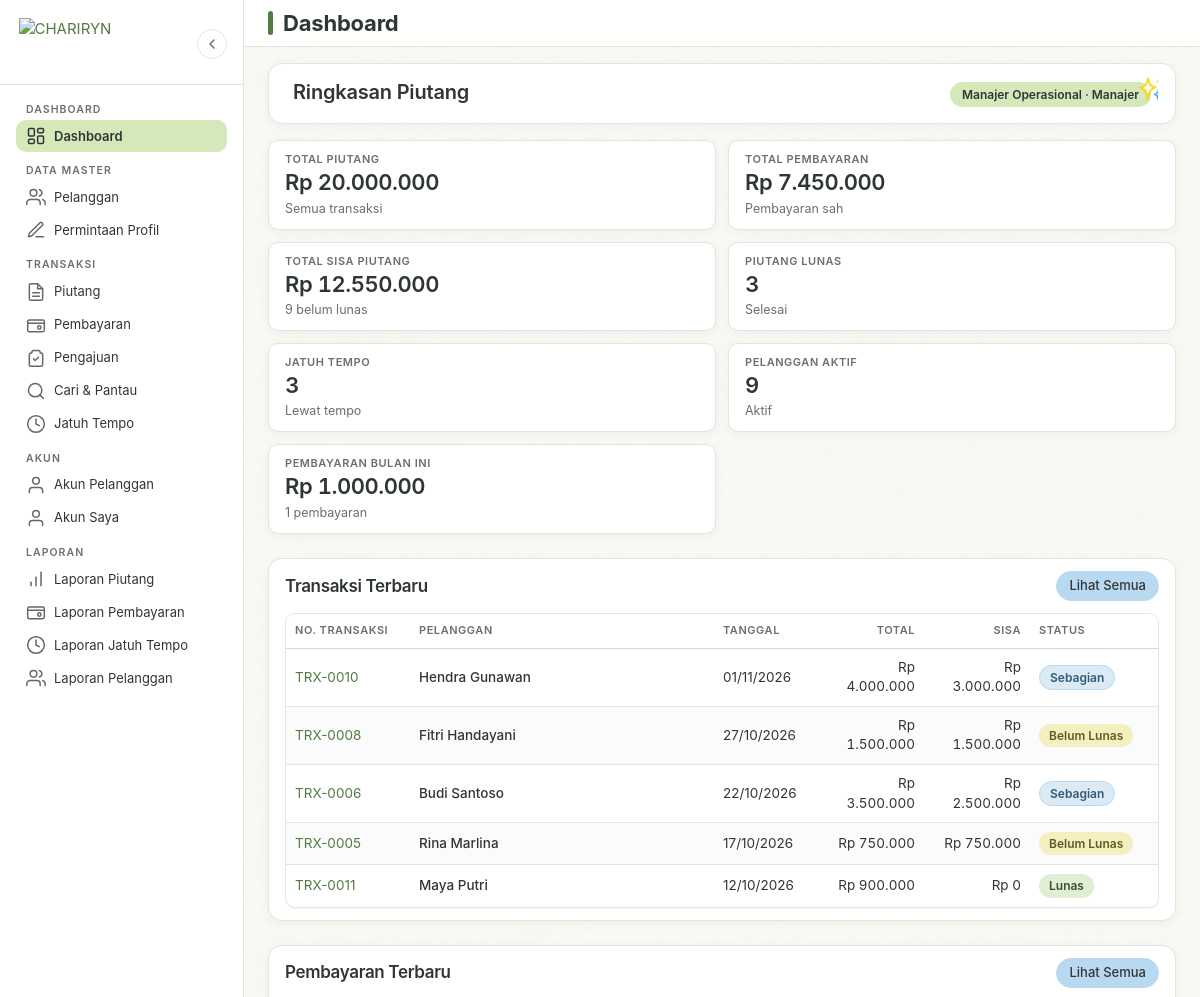
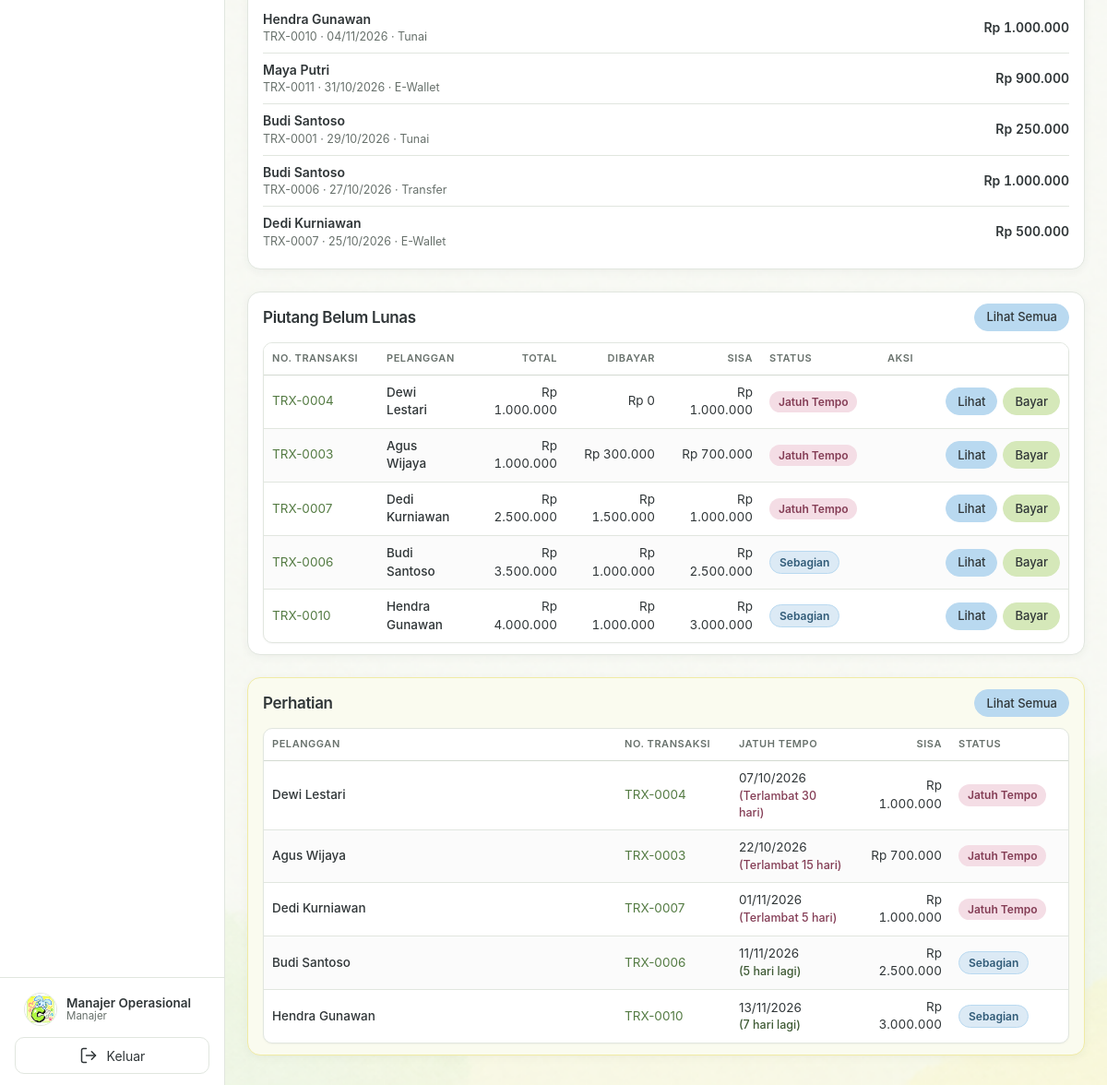
The page /dashboard/index.php (signed in) on the database its author committed (2 pictures, top to bottom).
### tables this page shows
CREATE TABLE IF NOT EXISTS users (
    id_user INT UNSIGNED NOT NULL AUTO_INCREMENT,
    id_pelanggan INT UNSIGNED NULL,
    username VARCHAR(50) NOT NULL,
    password VARCHAR(255) NOT NULL,
    nama VARCHAR(100) NOT NULL,
    role ENUM('pemilik', 'manajer', 'pelanggan') NOT NULL DEFAULT 'manajer',
    status ENUM('belum aktif', 'aktif', 'nonaktif') NOT NULL DEFAULT 'belum aktif',
    token_aktivasi VARCHAR(64) NULL,
    token_aktivasi_berakhir DATETIME NULL,
    created_at DATETIME NOT NULL DEFAULT CURRENT_TIMESTAMP,
    updated_at DATETIME NOT NULL DEFAULT CURRENT_TIMESTAMP ON UPDATE CURRENT_TIMESTAMP,
    PRIMARY KEY (id_user),
    UNIQUE KEY uq_users_username (username),
    UNIQUE KEY uq_users_pelanggan (id_pelanggan),
    KEY idx_users_role_status (role, status),
    CONSTRAINT fk_users_pelanggan
        FOREIGN KEY (id_pelanggan) REFERENCES pelanggan (id_pelanggan)
        ON DELETE CASCADE ON UPDATE CASCADE
);

CREATE TABLE IF NOT EXISTS piutang (
    id_piutang INT UNSIGNED NOT NULL AUTO_INCREMENT,
    id_pelanggan INT UNSIGNED NOT NULL,
    no_transaksi VARCHAR(30) NOT NULL,
    tanggal_transaksi DATE NOT NULL,
    total_piutang DECIMAL(15,2) NOT NULL,
    jumlah_dibayar DECIMAL(15,2) NOT NULL DEFAULT 0.00,
    sisa_piutang DECIMAL(15,2) NOT NULL,
    jatuh_tempo DATE NOT NULL,
    status ENUM('Belum Lunas', 'Sebagian', 'Lunas', 'Jatuh Tempo') NOT NULL DEFAULT 'Belum Lunas',
    keterangan TEXT NULL,
    created_at DATETIME NOT NULL DEFAULT CURRENT_TIMESTAMP,
    updated_at DATETIME NOT NULL DEFAULT CURRENT_TIMESTAMP ON UPDATE CURRENT_TIMESTAMP,
    PRIMARY KEY (id_piutang),
    UNIQUE KEY uq_piutang_no_transaksi (no_transaksi),
    KEY idx_piutang_pelanggan (id_pelanggan),
    KEY idx_piutang_tanggal (tanggal_transaksi),
    KEY idx_piutang_jatuh_tempo (jatuh_tempo),
    KEY idx_piutang_status (status),
    KEY idx_piutang_status_tempo (status, jatuh_tempo),
    CONSTRAINT fk_piutang_pelanggan
        FOREIGN KEY (id_pelanggan) REFERENCES pelanggan (id_pelanggan)
        ON DELETE RESTRICT ON UPDATE CASCADE
);

CREATE TABLE IF NOT EXISTS pelanggan (
    id_pelanggan INT UNSIGNED NOT NULL AUTO_INCREMENT,
    kode_pelanggan VARCHAR(20) NOT NULL,
    nama_pelanggan VARCHAR(100) NOT NULL,
    alamat TEXT NULL,
    no_hp VARCHAR(20) NULL,
    email VARCHAR(100) NULL,
    status ENUM('aktif', 'nonaktif') NOT NULL DEFAULT 'aktif',
    created_at DATETIME NOT NULL DEFAULT CURRENT_TIMESTAMP,
    updated_at DATETIME NOT NULL DEFAULT CURRENT_TIMESTAMP ON UPDATE CURRENT_TIMESTAMP,
    PRIMARY KEY (id_pelanggan),
    UNIQUE KEY uq_pelanggan_kode (kode_pelanggan),
    KEY idx_pelanggan_nama (nama_pelanggan),
    KEY idx_pelanggan_status (status)
);

CREATE TABLE IF NOT EXISTS pembayaran (
    id_pembayaran INT UNSIGNED NOT NULL AUTO_INCREMENT,
    id_piutang INT UNSIGNED NOT NULL,
    tanggal_pembayaran DATE NOT NULL,
    jumlah_bayar DECIMAL(15,2) NOT NULL,
    metode_pembayaran ENUM('Tunai', 'Transfer', 'E-Wallet') NOT NULL,
    keterangan TEXT NULL,
    status ENUM('berlaku', 'dibatalkan') NOT NULL DEFAULT 'berlaku',
    alasan_pembatalan TEXT NULL,
    dibatalkan_at DATETIME NULL,
    created_at DATETIME NOT NULL DEFAULT CURRENT_TIMESTAMP,
    updated_at DATETIME NOT NULL DEFAULT CURRENT_TIMESTAMP ON UPDATE CURRENT_TIMESTAMP,
    PRIMARY KEY (id_pembayaran),
    KEY idx_pembayaran_piutang (id_piutang),
    KEY idx_pembayaran_tanggal (tanggal_pembayaran),
    KEY idx_pembayaran_status (status),
    CONSTRAINT fk_pembayaran_piutang
        FOREIGN KEY (id_piutang) REFERENCES piutang (id_piutang)
        ON DELETE RESTRICT ON UPDATE CASCADE
);

### dashboard/index.php (the view, shortened to what the rows shown need)
<?php
requireManajer();
require_once BASE_PATH . '/includes/kepala.php';
$pdo = koneksiDatabase();
$transaksiTerbaru = $pdo->query(
    'SELECT p.id_piutang, p.no_transaksi, p.tanggal_transaksi, p.total_piutang,
            p.sisa_piutang, p.status, p.jatuh_tempo, pl.nama_pelanggan
     FROM piutang AS p
     JOIN pelanggan AS pl ON pl.id_pelanggan = p.id_pelanggan
     ORDER BY p.tanggal_transaksi DESC, p.id_piutang DESC
     LIMIT 5'
)->fetchAll();
$piutangBelumLunas = $pdo->query(
    'SELECT p.id_piutang, p.no_transaksi, p.total_piutang, p.jumlah_dibayar,
            p.sisa_piutang, p.status, p.jatuh_tempo, pl.nama_pelanggan
     FROM piutang AS p
     JOIN pelanggan AS pl ON pl.id_pelanggan = p.id_pelanggan
     WHERE p.status <> \'Lunas\'
     ORDER BY p.jatuh_tempo ASC, p.id_piutang DESC
     LIMIT 5'
)->fetchAll();
$pembayaranTerbaru = $pdo->query(
    'SELECT b.id_pembayaran, b.tanggal_pembayaran, b.jumlah_bayar, b.metode_pembayaran,
            b.status, p.no_transaksi, pl.nama_pelanggan
     FROM pembayaran AS b
     JOIN piutang AS p ON p.id_piutang = b.id_piutang
     JOIN pelanggan AS pl ON pl.id_pelanggan = p.id_pelanggan
     ORDER BY b.tanggal_pembayaran DESC, b.id_pembayaran DESC
     LIMIT 5'
)->fetchAll();
$perhatianTempo = $pdo->query(
    'SELECT p.id_piutang, p.no_transaksi, p.jatuh_tempo, p.sisa_piutang, p.status,
            pl.nama_pelanggan
     FROM piutang AS p
     JOIN pelanggan AS pl ON pl.id_pelanggan = p.id_pelanggan
     WHERE p.status <> \'Lunas\'
       AND p.jatuh_tempo <= DATE_ADD(CURDATE(), INTERVAL 7 DAY)
     ORDER BY p.jatuh_tempo ASC
     LIMIT 5'
)->fetchAll();
?>
<?php
$namaPengguna = (string) (userSaatIni()['nama'] ?? 'Pengguna');
$labelPeran = labelRole(roleUser());
?>
<section class="dasbor-kepala">
    <div class="dasbor-kepala-teks">
        <h2>Ringkasan Piutang</h2>
    </div>
    <div class="dasbor-kepala-meta">
        <span class="chip-peran"><?= e($namaPengguna) ?> &middot; <?= e($labelPeran) ?></span>
    </div>
</section>
<section class="kartu-panel mb-lg" aria-label="Transaksi terbaru">
    <?php if ($transaksiTerbaru === []): ?>
        <p class="keadaan-kosong">Belum ada transaksi.</p>
    <?php else: ?>
        <div class="table-wrapper">
            <table class="tabel">
                <thead>
                    <tr>
                        <th class="col-kode">No. Transaksi</th>
                        <th class="col-nama">Pelanggan</th>
                        <th class="col-tanggal">Tanggal</th>
                        <th class="angka col-angka">Total</th>
                        <th class="angka col-angka">Sisa</th>
                        <th class="col-status">Status</th>
                    </tr>
                </thead>
                <tbody>
                    <?php foreach ($transaksiTerbaru as $baris): ?>
                        <tr>
                            <td><a href="<?= BASE_URL ?>piutang/detail.php?id=<?= (int) $baris['id_piutang'] ?>"><?= e((string) $baris['no_transaksi']) ?></a></td>
                            <td class="tabel-nama"><?= e((string) $baris['nama_pelanggan']) ?></td>
                            <td><?= e(formatTanggalIndonesia((string) $baris['tanggal_transaksi'])) ?></td>
                            <td class="angka"><?= e(formatRupiah($baris['total_piutang'])) ?></td>
                            <td class="angka"><?= e(formatRupiah($baris['sisa_piutang'])) ?></td>
                            <td><?= badgeStatus((string) $baris['status']) ?></td>
                        </tr>
                    <?php endforeach; ?>
                </tbody>
            </table>
        </div>
    <?php endif; ?>
</section>
<section class="kartu-panel mb-lg" aria-label="Pembayaran terbaru">
        <?php if ($pembayaranTerbaru === []): ?>
            <p class="keadaan-kosong">Belum ada pembayaran.</p>
        <?php else: ?>
            <ul class="daftar-pembayaran">
                <?php foreach ($pembayaranTerbaru as $baris): ?>
                    <li>
                        <div class="daftar-teks">
                            <span class="daftar-judul"><?= e($baris['nama_pelanggan']) ?></span>
                            <span class="teks-kecil"><?= e($baris['no_transaksi']) ?> &middot; <?= e(formatTanggalIndonesia((string) $baris['tanggal_pembayaran'])) ?> &middot; <?= e((string) $baris['metode_pembayaran']) ?></span>
                        </div>
                        <span class="daftar-nilai"><?= e(formatRupiah($baris['jumlah_bayar'])) ?></span>
                    </li>
                <?php endforeach; ?>
            </ul>
        <?php endif; ?>
</section>
<?php if ($piutangBelumLunas === []): ?>
    <section class="kartu-panel" aria-label="Piutang belum lunas">
        <div class="kartu-judul">
            <h3>Piutang Belum Lunas</h3>
            <a class="btn btn-sekunder btn-kecil" href="<?= BASE_URL ?>piutang/index.php">Lihat Semua</a>
        </div>
        <p class="keadaan-kosong">Semua piutang sudah lunas.</p>
    </section>
<?php else: ?>
    <section class="kartu-panel mb-lg" aria-label="Piutang belum lunas">
        <div class="table-wrapper">
            <table class="tabel">
                <thead>
                    <tr>
                        <th class="col-kode">No. Transaksi</th>
                        <th class="col-nama">Pelanggan</th>
                        <th class="angka col-angka">Total</th>
                        <th class="angka col-angka">Dibayar</th>
                        <th class="angka col-angka">Sisa</th>
                        <th class="col-status">Status</th>
                        <th class="kanan col-aksi">Aksi</th>
                    </tr>
                </thead>
                <tbody>
                    <?php foreach ($piutangBelumLunas as $baris): ?>
                        <tr>
                            <td><a href="<?= BASE_URL ?>piutang/detail.php?id=<?= (int) $baris['id_piutang'] ?>" data-modal data-judul="Histori Piutang <?= e($baris['no_transaksi']) ?>"><?= e($baris['no_transaksi']) ?></a></td>
                            <td class="tabel-nama"><?= e($baris['nama_pelanggan']) ?></td>
                            <td class="angka"><?= e(formatRupiah($baris['total_piutang'])) ?></td>
                            <td class="angka"><?= e(formatRupiah($baris['jumlah_dibayar'])) ?></td>
                            <td class="angka"><?= e(formatRupiah($baris['sisa_piutang'])) ?></td>
                            <td><?= badgeStatus((string) $baris['status']) ?></td>
                            <td class="kanan">
                                <div class="grup-aksi">
                                    <a class="btn btn-sekunder btn-kecil" href="<?= BASE_URL ?>piutang/detail.php?id=<?= (int) $baris['id_piutang'] ?>" data-modal data-judul="Histori Piutang <?= e($baris['no_transaksi']) ?>">Lihat</a>
                                    <a class="btn btn-primer btn-kecil" href="<?= BASE_URL ?>pembayaran/tambah.php?id_piutang=<?= (int) $baris['id_piutang'] ?>" data-modal data-judul="Catat Pembayaran <?= e($baris['no_transaksi']) ?>">Bayar</a>
                                </div>
                            </td>
                        </tr>
                    <?php endforeach; ?>
                </tbody>
            </table>
        </div>
    </section>
<?php endif; ?>
<?php if ($perhatianTempo !== []): ?>
    <section class="kartu-panel strip-perhatian" aria-label="Perhatian jatuh tempo">
        <div class="table-wrapper">
            <table class="tabel">
                <thead>
                    <tr>
                        <th class="col-nama">Pelanggan</th>
                        <th class="col-kode">No. Transaksi</th>
                        <th class="col-tempo">Jatuh Tempo</th>
                        <th class="angka col-angka">Sisa</th>
                        <th class="col-status">Status</th>
                    </tr>
                </thead>
                <tbody>
                    <?php foreach ($perhatianTempo as $baris): ?>
                        <?php
                            $selisih = selisihHariDariHariIni((string) $baris['jatuh_tempo']);
                            if ($selisih > 0) {
                                $labelTempo = 'Terlambat ' . $selisih . ' hari';
                                $kelasTempo = 'lewat';
                            } elseif ($selisih === 0) {
                                $labelTempo = 'Hari ini';
                                $kelasTempo = '';
                            } else {
                                $labelTempo = abs($selisih) . ' hari lagi';
                                $kelasTempo = abs($selisih) <= 7 ? 'segera' : '';
                            }
                        ?>
                        <tr>
                            <td class="tabel-nama"><?= e($baris['nama_pelanggan']) ?></td>
                            <td><a href="<?= BASE_URL ?>piutang/detail.php?id=<?= (int) $baris['id_piutang'] ?>" data-modal data-judul="Histori Piutang <?= e($baris['no_transaksi']) ?>"><?= e($baris['no_transaksi']) ?></a></td>
                            <td><?= e(formatTanggalIndonesia((string) $baris['jatuh_tempo'])) ?> <span class="label-tempo <?= e($kelasTempo) ?>">(<?= e($labelTempo) ?>)</span></td>
                            <td class="angka"><?= e(formatRupiah($baris['sisa_piutang'])) ?></td>
                            <td><?= badgeStatus((string) $baris['status']) ?></td>
                        </tr>
                    <?php endforeach; ?>
                </tbody>
            </table>
        </div>
    </section>
<?php endif; ?>
<?php require_once BASE_PATH . '/includes/footer.php'; ?>

### includes/sidebar.php (shortened to what the rows shown need)
<?php
$peran_sidebar = roleUser();
?>
<aside class="sidebar" id="sidebar">
<?php
$nama_profil = (string) (userSaatIni()['nama'] ?? 'Pengguna');
$label_role_profil = labelRole($peran_sidebar);
?>
    <div class="sidebar-kaki">
        <div class="profil-ringkas">
            <div class="profil-info">
                <span class="nama-user"><?= e($nama_profil) ?></span>
                <span class="role-user"><?= e($label_role_profil) ?></span>
            </div>
        </div>
    </div>
</aside>

### helpers/piutang.php (shortened to what the rows shown need)
<?php
function badgeStatus(string $status): string
{
    $kelas = match ($status) {
        'Lunas' => 'badge-lunas',
        'Sebagian' => 'badge-sebagian',
        'Jatuh Tempo' => 'badge-jatuh-tempo',
        default => 'badge-belum-lunas',
    };
    return '<span class="badge ' . $kelas . '">' . e($status) . '</span>';
}

### rows shown on the page
users: nama "Manajer Operasional"
piutang: no_transaksi "TRX-0010", id_pelanggan.nama_pelanggan "Hendra Gunawan", tanggal_transaksi "01/11/2026", total_piutang "Rp 4.000.000", sisa_piutang "Rp 3.000.000", status "Sebagian", jumlah_dibayar "Rp 1.000.000", jatuh_tempo "13/11/2026", jatuh_tempo "7 hari lagi"
piutang: no_transaksi "TRX-0008", id_pelanggan.nama_pelanggan "Fitri Handayani", tanggal_transaksi "27/10/2026", total_piutang "Rp 1.500.000", sisa_piutang "Rp 1.500.000", status "Belum Lunas"
piutang: no_transaksi "TRX-0006", id_pelanggan.nama_pelanggan "Budi Santoso", tanggal_transaksi "22/10/2026", total_piutang "Rp 3.500.000", sisa_piutang "Rp 2.500.000", status "Sebagian", jumlah_dibayar "Rp 1.000.000", jatuh_tempo "11/11/2026", jatuh_tempo "5 hari lagi"
piutang: no_transaksi "TRX-0005", id_pelanggan.nama_pelanggan "Rina Marlina", tanggal_transaksi "17/10/2026", total_piutang "Rp 750.000", sisa_piutang "Rp 750.000", status "Belum Lunas"
piutang: no_transaksi "TRX-0011", id_pelanggan.nama_pelanggan "Maya Putri", tanggal_transaksi "12/10/2026", total_piutang "Rp 900.000", sisa_piutang "Rp 0", status "Lunas"
pembayaran: pelanggan.nama_pelanggan "Hendra Gunawan", id_piutang.no_transaksi "TRX-0010", tanggal_pembayaran "04/11/2026", metode_pembayaran "Tunai", jumlah_bayar "Rp 1.000.000"
pembayaran: pelanggan.nama_pelanggan "Maya Putri", id_piutang.no_transaksi "TRX-0011", tanggal_pembayaran "31/10/2026", metode_pembayaran "E-Wallet", jumlah_bayar "Rp 900.000"
pembayaran: pelanggan.nama_pelanggan "Budi Santoso", id_piutang.no_transaksi "TRX-0001", tanggal_pembayaran "29/10/2026", metode_pembayaran "Tunai", jumlah_bayar "Rp 250.000"
pembayaran: pelanggan.nama_pelanggan "Budi Santoso", id_piutang.no_transaksi "TRX-0006", tanggal_pembayaran "27/10/2026", metode_pembayaran "Transfer", jumlah_bayar "Rp 1.000.000"
pembayaran: pelanggan.nama_pelanggan "Dedi Kurniawan", id_piutang.no_transaksi "TRX-0007", tanggal_pembayaran "25/10/2026", metode_pembayaran "E-Wallet", jumlah_bayar "Rp 500.000"
piutang: no_transaksi "TRX-0004", id_pelanggan.nama_pelanggan "Dewi Lestari", total_piutang "Rp 1.000.000", jumlah_dibayar "Rp 0", sisa_piutang "Rp 1.000.000", status "Jatuh Tempo", jatuh_tempo "07/10/2026", jatuh_tempo "Terlambat 30 hari"
piutang: no_transaksi "TRX-0003", id_pelanggan.nama_pelanggan "Agus Wijaya", total_piutang "Rp 1.000.000", jumlah_dibayar "Rp 300.000", sisa_piutang "Rp 700.000", status "Jatuh Tempo", jatuh_tempo "22/10/2026", jatuh_tempo "Terlambat 15 hari"
piutang: no_transaksi "TRX-0007", id_pelanggan.nama_pelanggan "Dedi Kurniawan", total_piutang "Rp 2.500.000", jumlah_dibayar "Rp 1.500.000", sisa_piutang "Rp 1.000.000", status "Jatuh Tempo", jatuh_tempo "01/11/2026", jatuh_tempo "Terlambat 5 hari"

### other values the page prints
$label "Dashboard Pelanggan Permintaan Profil Piutang Pembayaran Pengajuan Cari & Pantau Jatuh Tempo Akun Pelanggan Akun Saya Laporan Piutang Laporan Pembayaran Laporan Jatuh Tempo Laporan Pelanggan"
$label_role_profil "Manajer"
$judul_halaman "Dashboard"
$labelPeran "Manajer"
formatRupiah($totalPiutang) "Rp 20.000.000"
formatRupiah($totalPembayaran) "Rp 7.450.000"
formatRupiah($totalSisa) "Rp 12.550.000"
formatAngka($transaksiBelumLunas) "9"
formatAngka($transaksiLunas) "3"
formatAngka($transaksiJatuhTempo) "3"
formatAngka($pelangganAktif) "9"
formatRupiah($bayarBulanIni['total']) "Rp 1.000.000"
formatAngka($bayarBulanIni['jumlah']) "1"
